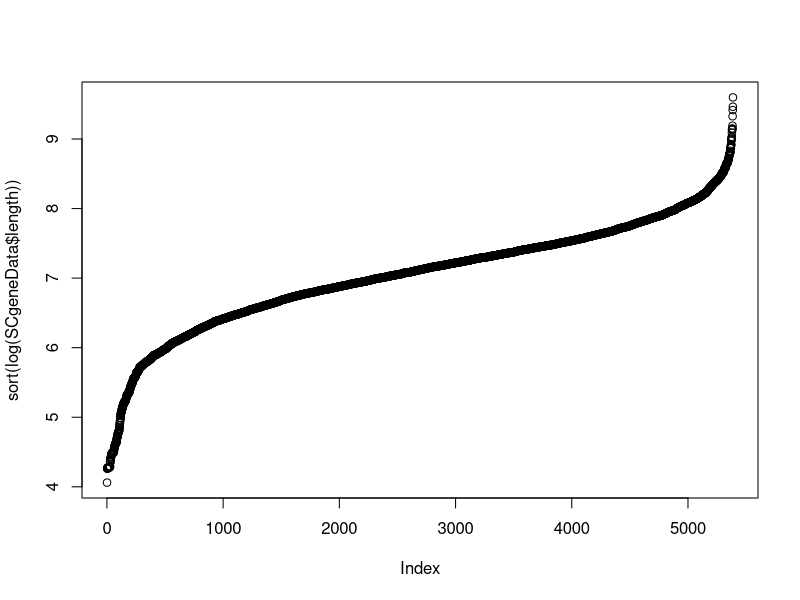
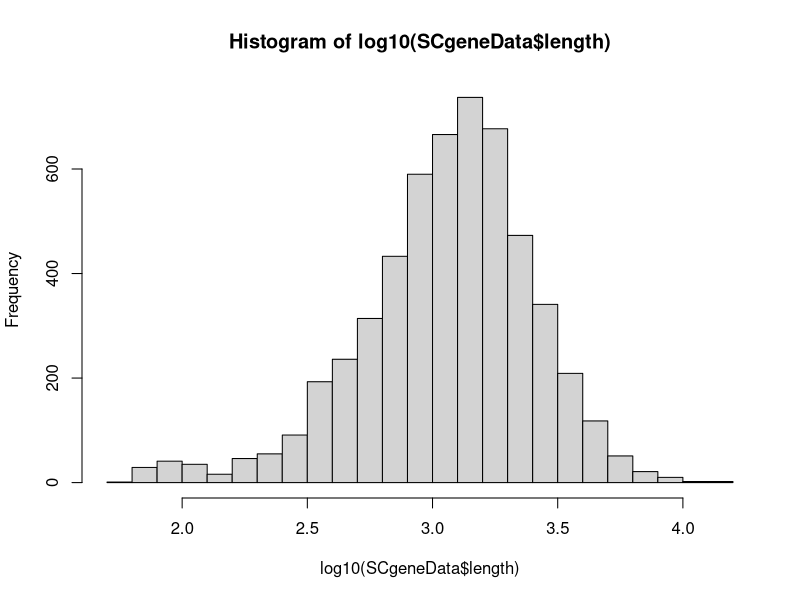

Reproduce these figures in R, in order.
# geneLengthFromBiomart.R
#
# Code from class session 03, 2022-09-27

# ==============================================================================

# Task: Use the ensembl biomart web interface to download gene data. Load it
# in R, check integrity, plot

# - Access http://ebi.ac.uk
#
# - Many services ... follow "Find data resources", search for "genome".
#
# - The top hit - ensembl - takes us to the ensembl genome database, with its
#   API and data resources. The link redirects you to a mirror site (Nb. we
#   usually get taken to "useast", but there may have been a service disruption
#   since we were taken to "uswest" and the response times were slow.)
#
# - We followed a link to Tools > Biomart (The text that looked promising was:
#   "Export custom datasets...") http://uswest.ensembl.org/biomart/martview/
#
# - This is the top entry point for a forms-based Web interface to the ensmbl
#   genomes. From here, we need to make the following choices to download data:
#   - Dataset (which genome)
#   - Filters (which genes from that genome)
#   - Attributes (which features of each gene)
#
#   We selected:
#   - Dataset: Ensembl genes -> Saccaromyces cerevisiae
#   - Filters: Gene -> Limit to genes (external references)... -> With SGD
#              gene name IDs  (SGD is Saccharomyces Genome Database
#                              https://www.yeastgenome.org)
#   - Attributes: Gene -> Gene stable ID
#                         Transcript stable ID
#                         Gene description
#                         Gene start (bp)
#                         Gene end (bp)
#                         Strand
#                         Transcript start (bp)
#                         Transcript end (bp)
#                         Gene name
#                       * Transcript count
#                         Gene type
#
#                         (*) We were not sure what this is, and could not find
#                             documentation how this is defined. Nb. many data
#                             items are defined at
#                       http://ensembl.org/info/docs/api/core/core_schema.html
#                             ... but not this one.

# We first examined the resulting data set on its Web page, then downloaded the
# data in csv (comma separated values) format. It is stored in
#  ./data/S.cerevisiae.GenomeGenesBiomart.csv
#
#
# == 1: Load the data ==========================================================

# Pseudocode:
# ===========
#
# load data as dataframe
SCgeneData <- read.csv("./data/S.cerevisiae.GenomeGenesBiomart.csv")
View(SCgeneData)


# == 2: Integrity checks =======================================================

# integrity checks:
#    - is the start coordinate always smaller than the end coordinate?
#    subtract start from end in each row
x <- SCgeneData$Transcript.start..bp.         # (two alternative but equivalent
y <- SCgeneData[ , "Transcript.end..bp."]     #  idioms to access data from a
                                              # data frame)
head(x)
head(y)
all(x < y)

#    - are there unobserved values?
for (i in 1:ncol(SCgeneData)) {
  print(any(is.na(SCgeneData[ , i])))
}

#    - what transcript types do we see? are there pseudogenes?
unique(SCgeneData$Gene.type)
table(SCgeneData$Gene.type)

#    - are they all yeast genes?
x <- ! grepl("^Y", SCgeneData$Gene.stable.ID)
sum(x)

SCgeneData$Gene.stable.ID[x]

#    - are there very short genes? Suspiciously long genes?
#      - compute and store the lengths
x <- SCgeneData$Transcript.start..bp.
y <- SCgeneData$Transcript.end..bp.
SCgeneData$length <- y - x + 1   # add  one to difference to get length. Note
                                 # that R automatically creates a new column
                                 # when we assign values to it.

plot(sort(log(SCgeneData$length)))

hist(log10(SCgeneData$length), breaks=20)

summary(SCgeneData$length)

SCgeneData[SCgeneData$length == min(SCgeneData$length) , ]
SCgeneData[SCgeneData$length == max(SCgeneData$length) , ]



# == 3: More .. ? ==============================================================

# - function to do this automatically given a species name as input
# - function to ask about functional annotations as a function of gene length
# - predict gene category from length?
#



# [END]
